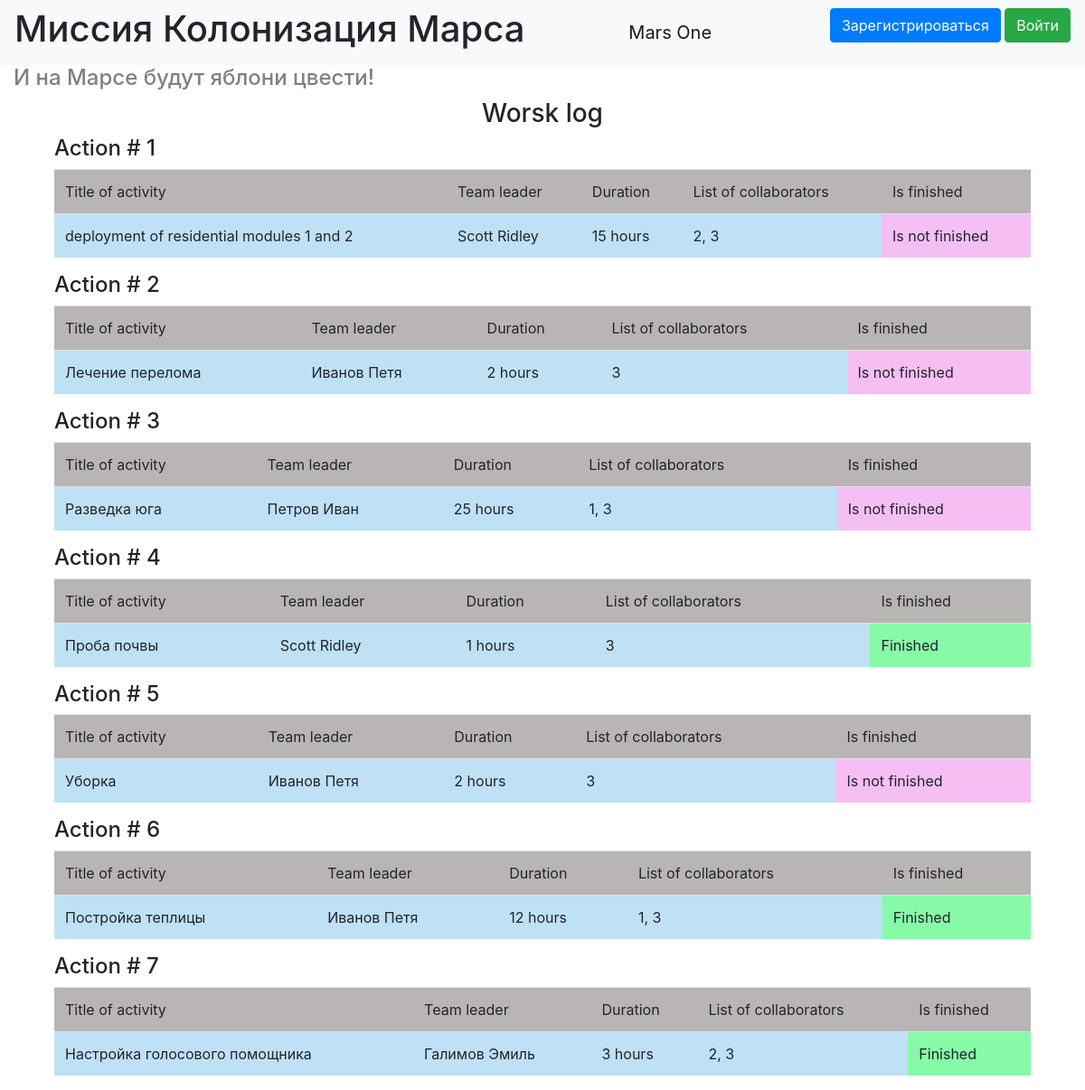
Before: / with the older database file.
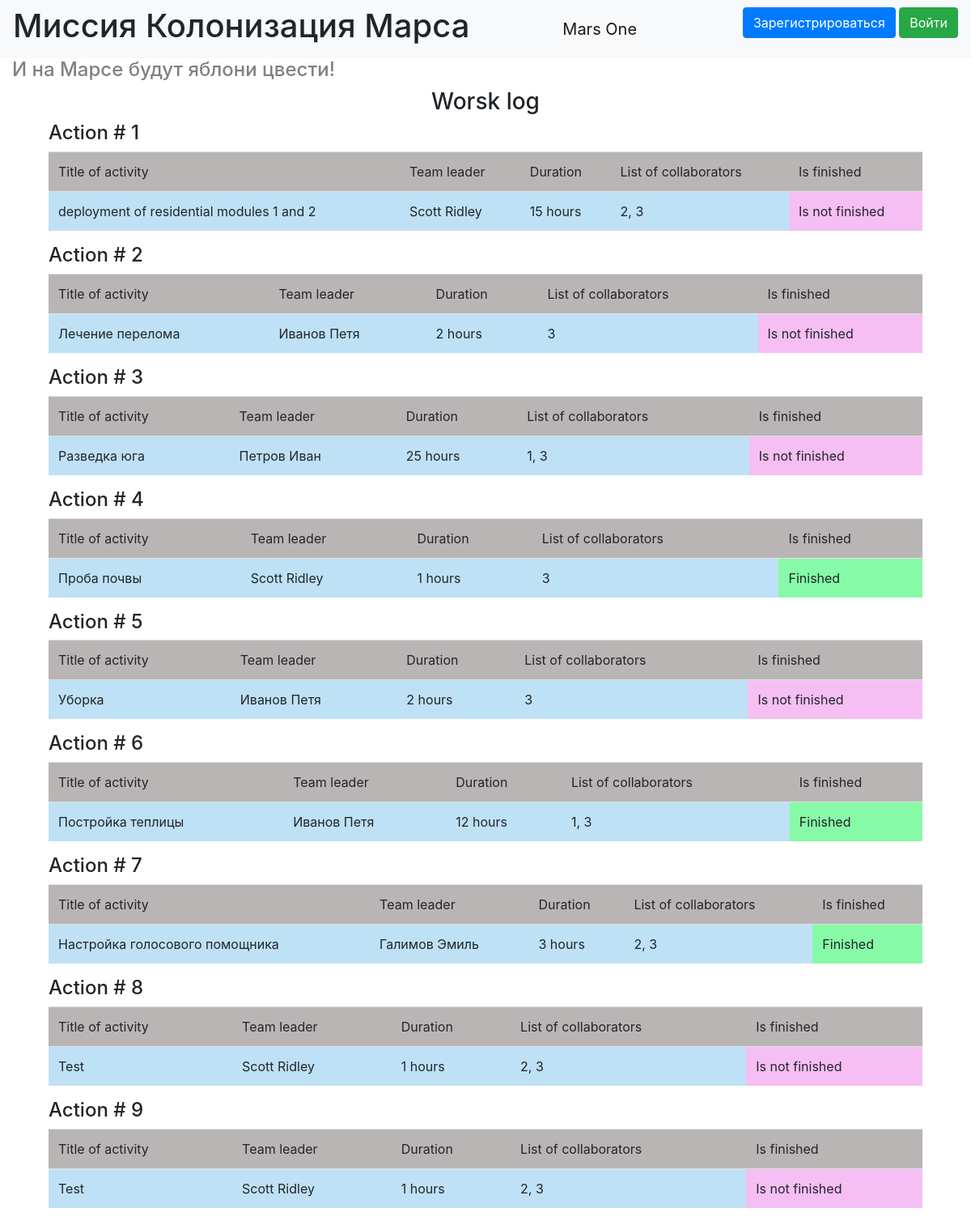
After: the same page with the newer database file.
### data/jobs.py (models this page shows)
class Jobs(SqlAlchemyBase, SerializerMixin):
    __tablename__ = 'jobs'
    id = sqlalchemy.Column(sqlalchemy.Integer,
                           primary_key=True, autoincrement=True)
    team_leader = sqlalchemy.Column(sqlalchemy.Integer,
                                    sqlalchemy.ForeignKey("users.id"))
    job = sqlalchemy.Column(sqlalchemy.String, nullable=True)
    work_size = sqlalchemy.Column(sqlalchemy.Integer, nullable=True)
    collaborators = sqlalchemy.Column(sqlalchemy.String, nullable=True)
    start_date = sqlalchemy.Column(sqlalchemy.Date, nullable=True)
    end_date = sqlalchemy.Column(sqlalchemy.Date, nullable=True)
    is_finished = sqlalchemy.Column(sqlalchemy.Boolean, nullable=True)
    user = orm.relation('User')

### data/users.py (models this page shows, shortened)
class User(SqlAlchemyBase, UserMixin, SerializerMixin):
    __tablename__ = 'users'
    id = sqlalchemy.Column(sqlalchemy.Integer,
                           primary_key=True, autoincrement=True)
    surname = sqlalchemy.Column(sqlalchemy.String, nullable=True)
    name = sqlalchemy.Column(sqlalchemy.String, nullable=True)
    age = sqlalchemy.Column(sqlalchemy.Integer, nullable=True)
    position = sqlalchemy.Column(sqlalchemy.String, nullable=True)
    speciality = sqlalchemy.Column(sqlalchemy.String, nullable=True)
    address = sqlalchemy.Column(sqlalchemy.String, nullable=True)
    email = sqlalchemy.Column(sqlalchemy.String,
                              index=True, unique=True, nullable=True)
    hashed_password = sqlalchemy.Column(sqlalchemy.String, nullable=True)
    modified_date = sqlalchemy.Column(sqlalchemy.DateTime, default=datetime.datetime.now)
    jobs = orm.relation("Jobs", back_populates='user')

### main.py (the view)
@app.route('/')
def job_list():
    db_sess = db_session.create_session()
    jobs = db_sess.query(Jobs)
    return render_template('index.html', jobs=jobs, title='Журнал работ')

### data/db_session.py (called while the page is built)
def create_session() -> Session:
    global __factory
    return __factory()

### templates/index.html (shortened to what this page needs)
{% extends "base.html" %}
{% block navbar_cont %}
    <h1>Миссия Колонизация Марса</h1>
{% endblock %}
{% block content %}
    {% set lab = "Action #" %}
    <h4 class="grey">И на Марсе будут яблони цвести!</h4>
    <h3 class="works-title">Worsk log</h3>
    <div class="all-jobs-table">
    {% for item in jobs %}
    <div class="jobs-table">
        <h4>{{lab}} {{loop.index}}</h4>
        <table class="table">
          <thead>
            <tr>
              <td scope="col" class="table-head-grey">Title of activity</td>
              <td scope="col" class="table-head-grey">Team leader</td>
              <td scope="col" class="table-head-grey">Duration</td>
              <td scope="col" class="table-head-grey">List of collaborators</td>
              <td scope="col" class="table-head-grey">Is finished</td>
            </tr>
          </thead>
          <tbody>
            <tr>
              <td scope="row" class="table-body-blue">{{item.job}}</td>
              <td class="table-body-blue">{{item.user.surname}} {{item.user.name}}</td>
              <td class="table-body-blue">{{item.work_size}} hours</td>
              <td class="table-body-blue">{{item.collaborators}}</td>
              {% if item.is_finished == 0 %}
              <td class="table-body-pink">Is not finished</td>
              {% else %}
                <td class="table-body-green">Finished</td>
              {% endif %}
            </tr>
          </tbody>
        </table>
    </div>
    {% endfor %}
    </div>
{% endblock %}

### templates/base.html (shortened to what this page needs)
<!doctype html>
<html lang="en">
<head>
    <link rel="stylesheet"
          href="https://stackpath.bootstrapcdn.com/bootstrap/4.4.1/css/bootstrap.min.css"
>
    <link rel="stylesheet" type="text/css" href="{{url_for('static', filename='css/style.css')}}" />
</head>
<body>
<header>
    <nav class="navbar navbar-light bg-light">
        {% block navbar_cont %}{% endblock %}
        <a class="navbar-brand mars-one" href="#">Mars One</a>
        {% if current_user.is_authenticated %}
            <a class="navbar-brand" href="/logout">{{ current_user.name }} {{ current_user.surname}}</a>
        {% else %}
            <p>
                <a class="btn btn-primary " href="/register">Зарегистрироваться</a>
                <a class="btn btn-success" href="/login">Войти</a>
            </p>
        {% endif %}
    </nav>
</header>
<main role="main" class="container">
    {% block content %}{% endblock %}
</main>
</body>
</html>

### static/css/style.css (style rules this page uses)
.container { max-width: 1920px; }
h1, h4.grey { text-align: left; }
.mars-one { text-align: center; }
h4.grey { color: grey; }
.works-title { text-align: center; }
.jobs-table, .all-jobs-table { max-width: 1080px; margin: auto; }
.table-head-grey { background-color: #bab5b5; }
.table-body-blue { background-color: #bfe1f5; }
.table-body-pink { background-color: #f5bff3; }
.table-body-green { background-color: #87faa8; }

Changed rows visible on the page:
added Jobs: lab "Action #", job "Test", user.surname "Scott", user.name "Ridley", work_size "1", collaborators "2, 3", is_finished "Is not finished"
added Jobs: lab "Action #", job "Test", user.surname "Scott", user.name "Ridley", work_size "1", collaborators "2, 3", is_finished "Is not finished"
